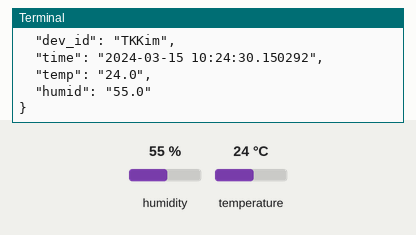
Simulated run of this program. Board: Raspberry Pi (BCM pin numbers). On the bench: the last lines printed to the terminal. Inputs (shaded band) come from the test bench; at power-on: humidity 55 %, temperature 24 °C. The clock reads 2024-03-15 10:24:30 at power-on unless the program sets it; no MQTT or app messages arrive unless stated.

Above: at 1.3 s.
1.4 s: humidity set to 22 %
At 7.3 s:
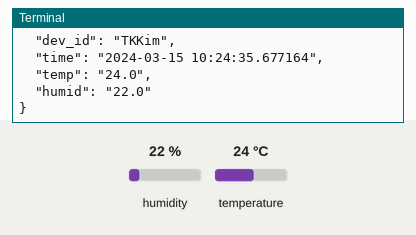
7.8 s: temperature set to 12 °C
At 12.4 s:
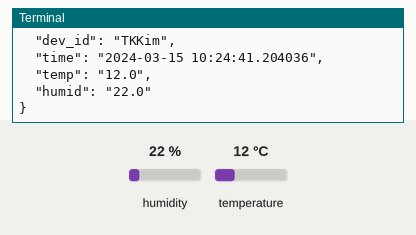
14.2 s: humidity set to 40 %
At 17.6 s:
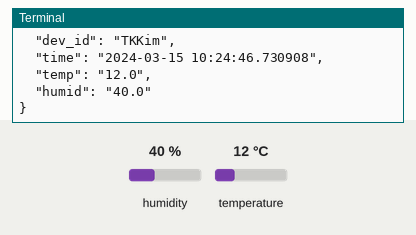
Timing chart, 0 to 19.1 s (numbered marks = the images above; inputs shaded):
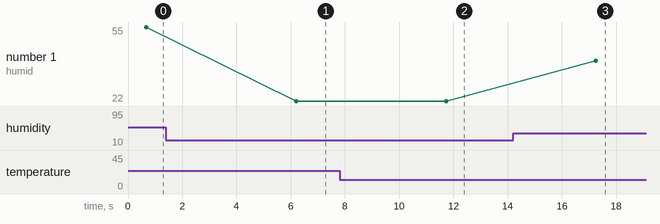

Measured:
- after the input at 1.4 s, the terminal: prints a new line after 4.8 s (image 1)
- after the input at 7.8 s, the terminal: prints a new line after 3.9 s (image 2)
- after the input at 14.2 s, the terminal: prints a new line after 3.1 s (image 3)
- plotted number 1: 55 → 22 after the input at 1.4 s, 22 → 40 after the input at 14.2 s

The program:

mqtt_temp_monitoring.py
```python
import paho.mqtt.client as mqtt
import Adafruit_DHT as dht
import json
import time
import datetime as dt
import uuid
from collections import OrderedDict

sensor = dht.DHT11; pin = 4; count = 0

try:
    dev_id = "TKKim"
    #mqtt publisher
    broker_address = "210.119.12.52"
    client2 = mqtt.Client(dev_id)
    client2.connect(broker_address) #접속

    #dh11 init
    while True:
        count += 1
        currtime = dt.datetime.now().strftime('%Y-%m-%d %H:%M:%S.%f') # 현재 time 생성
        h, t = dht.read_retry(sensor, pin) # 온습도 측정

        # groupdata 만들기
        raw_data = OrderedDict() #데이터 생성
        raw_data["dev_id"] = dev_id
        raw_data["time"] = currtime
        raw_data["temp"] = "{0:0.1f}".format(t)
        raw_data["humid"] = "{0:0.1f}".format(h)

        pub_data = json.dumps(raw_data, ensure_ascii=False, indent="\t") #데이터 json으로 변환
        #mqtt published
        print(count, pub_data)
        client2.publish("home/device/data/", pub_data) # 데이터 보내기
        time.sleep(5)

except Exception as ex:
    print('Error raised ', ex)
```
